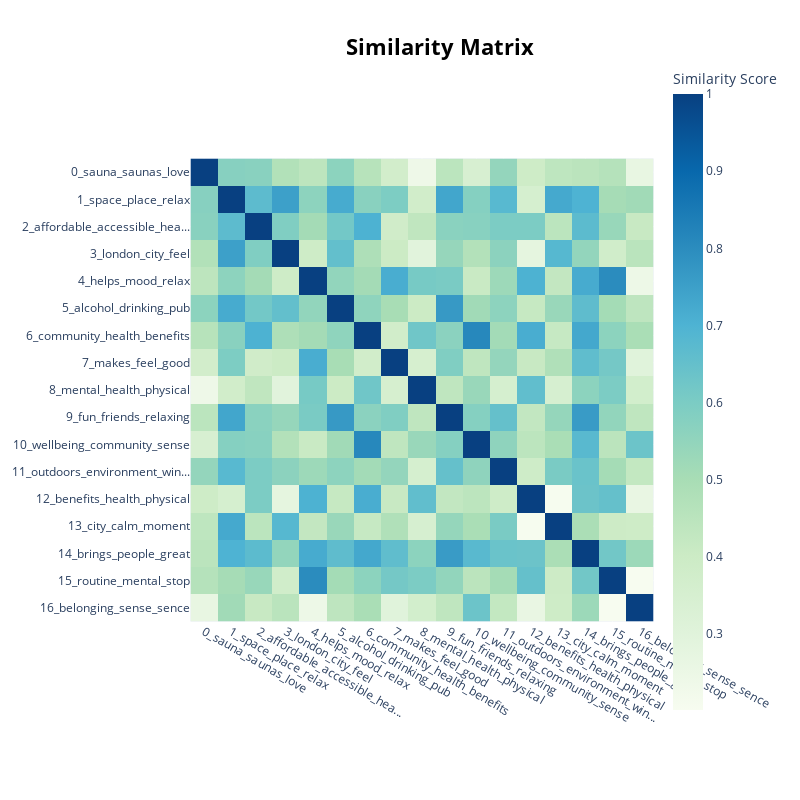

Notebook code cell kept with this figure:
### Code cell
# Visualise how closely related different topics are based on BERT embeddings
topic_model.visualize_heatmap()

### Figure 1 — Plotly figure (JSON) as saved in the notebook; plotly's stock layout.template omitted (floating-point values rounded to 4 significant figures; data arrays with more than 128 entries replaced by an {"elided": "..."} marker saying what was removed)
{"data": [{"coloraxis": "coloraxis", "hovertemplate": "x: %{x}<br>y: %{y}<br>Similarity Score: %{z}<extra></extra>", "name": "0", "type": "heatmap", "x": ["0_sauna_saunas_love", "1_space_place_relax", "2_affordable_accessible_hea...", "3_london_city_feel", "4_helps_mood_relax", "5_alcohol_drinking_pub", "6_community_health_benefits", "7_makes_feel_good", "8_mental_health_physical", "9_fun_friends_relaxing", "10_wellbeing_community_sense", "11_outdoors_environment_win...", "12_benefits_health_physical", "13_city_calm_moment", "14_brings_people_great", "15_routine_mental_stop", "16_belonging_sense_sence"], "xaxis": "x", "y": ["0_sauna_saunas_love", "1_space_place_relax", "2_affordable_accessible_hea...", "3_london_city_feel", "4_helps_mood_relax", "5_alcohol_drinking_pub", "6_community_health_benefits", "7_makes_feel_good", "8_mental_health_physical", "9_fun_friends_relaxing", "10_wellbeing_community_sense", "11_outdoors_environment_win...", "12_benefits_health_physical", "13_city_calm_moment", "14_brings_people_great", "15_routine_mental_stop", "16_belonging_sense_sence"], "yaxis": "y", "z": {"elided": "17x17 float values"}}], "layout": {"coloraxis": {"colorbar": {"title": {"text": "Similarity Score"}}, "colorscale": [[0, "rgb(247,252,240)"], [0.125, "rgb(224,243,219)"], [0.25, "rgb(204,235,197)"], [0.375, "rgb(168,221,181)"], [0.5, "rgb(123,204,196)"], [0.625, "rgb(78,179,211)"], [0.75, "rgb(43,140,190)"], [0.875, "rgb(8,104,172)"], [1, "rgb(8,64,129)"]]}, "height": 800, "hoverlabel": {"bgcolor": "white", "font": {"family": "Rockwell", "size": 16}}, "legend": {"title": {"text": "Trend"}}, "margin": {"t": 60}, "showlegend": true, "title": {"font": {"color": "Black", "size": 22}, "text": "<b>Similarity Matrix</b>", "x": 0.55, "xanchor": "center", "y": 0.95, "yanchor": "top"}, "width": 800, "xaxis": {"anchor": "y", "constrain": "domain", "domain": [0, 1], "scaleanchor": "y"}, "yaxis": {"anchor": "x", "autorange": "reversed", "constrain": "domain", "domain": [0, 1]}}}
